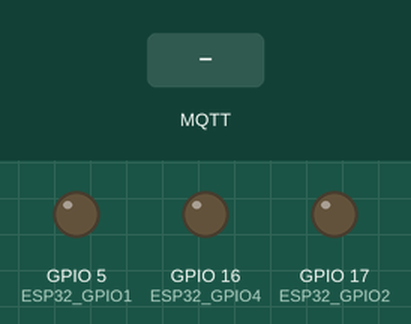
Simulated run of this sketch. Board: ESP32. Shown: output pins drawn as LEDs (lit = HIGH). Inputs (shaded band) come from the test bench. WiFi joins after 1.5 s; servers stay silent unless stated; random numbers use the default seed unless the sketch sets one; no MQTT or app messages arrive unless stated; what the sketch prints to the serial monitor is not drawn.

Above: at 3.7 s.
3.8 s: MQTT message "TAB1 OFF" arrives on the first subscribed topic
At 5.2 s:
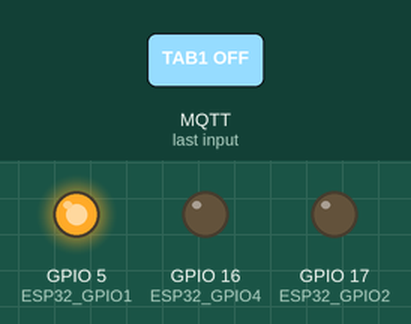
5.5 s: MQTT message "TAB2 OFF" arrives on the first subscribed topic
At 6.7 s:
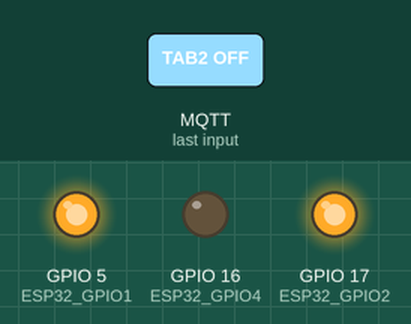
7.0 s: MQTT message "TAB1 ON" arrives on the first subscribed topic
At 8.0 s:
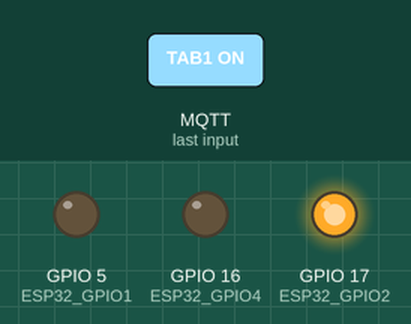
8.5 s: MQTT message "TAB3 OFF" arrives on the first subscribed topic
At 9.4 s:
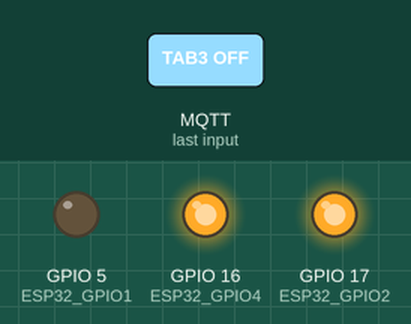
10.0 s: MQTT message "TAB2 ON" arrives on the first subscribed topic
At 10.7 s:
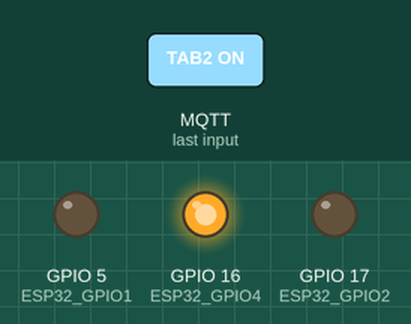
11.5 s: MQTT message "TAB3 ON" arrives on the first subscribed topic
At 12.0 s:
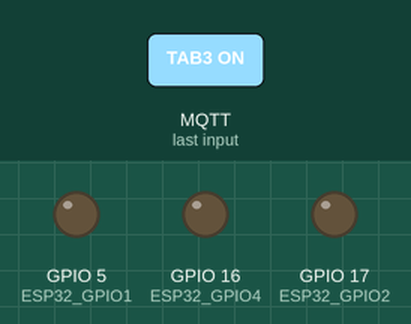
Timing chart, 0 to 14.0 s (numbered marks = the images above; inputs shaded):
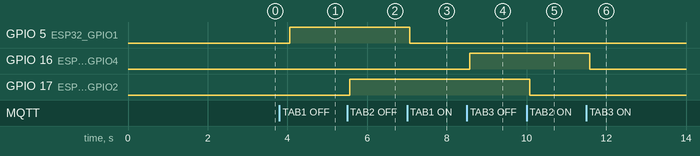

Measured:
- after the input at 3.8 s, GPIO 5 (ESP32_GPIO1): LOW → HIGH after 0.26 s
- after the input at 5.5 s, GPIO 17 (ESP32_GPIO2): LOW → HIGH after 0.07 s
- after the input at 7.0 s, GPIO 5 (ESP32_GPIO1): HIGH → LOW after 0.07 s
- after the input at 8.5 s, GPIO 16 (ESP32_GPIO4): LOW → HIGH after 0.08 s
- after the input at 10.0 s, GPIO 17 (ESP32_GPIO2): HIGH → LOW after 0.08 s
- after the input at 11.5 s, GPIO 16 (ESP32_GPIO4): HIGH → LOW after 0.09 s

The sketch:

web_embeded.ino
```cpp
#include <WiFi.h>
#include <ArduinoJson.h> //Json 사용을 위한 라이브러리
//#include <HTTPClient.h>  //HTTP 전송을 위한 라이브러리
#include <PubSubClient.h> //MQTT 사용을 위한 라이브러리

//릴레이와 연결한 IO 설정
#define ESP32_GPIO1 5
#define ESP32_GPIO2 17
#define ESP32_GPIO4 16

//WIFI 아이디, 비번 , MQTT 서버 , 포트
const char* ssid = "KT_GiGA_2G_Wave2_1123";          // your network SSID (name)
const char* pass = "ke77ff4984";                     // your network password
const char* mqttServer = "172.30.1.53";              //mqtt 설치한 기기 IP 입력
const int mqttPort = 1883;
//HTTPClient http;
WiFiClient espClient;
PubSubClient client(espClient);

//개별멀티탭 초기상태설정 , 제어를 위한 변수 설정
int stateTab1 =1;
int stateTab2 =1;
int stateTab3 = 1;
String packet1,packet2,packet3;
char msg1[50];
char msg2[50];
char msg3[50];

// AdafruitIO_feed 테스트
//AdafruitIO_Feed *counter = io.feed("first");
//AdafruitIO_Feed *counter2 = io.feed("second");
//AdafruitIO_Feed *counter4 = io.feed("third");

//WIFI 연결
void setup_wifi(){
    Serial.println();
  Serial.print("Connecting to ");
  Serial.println(ssid);
  WiFi.begin(ssid, pass);
  Serial.print(F("WiFi connected! IP address: "));
  Serial.println(WiFi.localIP());
      while (WiFi.status() != WL_CONNECTED) {
        delay(500);
        Serial.print(".");
    }

    Serial.println("");
    Serial.println("WiFi connected");
    Serial.println("IP address: ");
    Serial.println(WiFi.localIP());
}


void reconnect() {
  // Loop until we're reconnected
  while (!client.connected()) {
    Serial.print("Attempting MQTT connection...");
    // Create a random client ID
    String clientId = "ESP32Client-";
    clientId += String(random(0xffff), HEX);
    // Attempt to connect
    if (client.connect(clientId.c_str())) {
      Serial.println("connected");
      // Once connected, publish an announcement...
      // 3개의 탭을 제어하기 위해 개별의 topic을 둠
      client.publish("/kkwon57/tab1", "FROM esp32 : tab1 connect");
      client.publish("/kkwon57/tab2", "FROM esp32 : tab2 connect");
      client.publish("/kkwon57/tab3", "FROM esp32 : tab3 connect");
      // ... and resubscribe
      //제어를 위한 토픽은 하나만 있으면 됨 (받은 데이터를 분류해서 사용)
      client.subscribe("/kkwon57/tab_control");
    } else {
      Serial.print("failed, rc=");
      Serial.print(client.state());
      Serial.println(" try again in 5 seconds");
      // Wait 5 seconds before retrying
      delay(5000);
    }
  }
}


//  void handleMessage(AdafruitIO_Data *data){
//  Serial.print("received <- ");
//  Serial.println(data->value());
//  int state = data->toInt();
//  if(state==1){
//    digitalWrite(ESP32_GPIO4,LOW);
//  }else{
//    digitalWrite(ESP32_GPIO4,HIGH);
//  }
//  delay(2000);
//}

void setup() {
  // start the serial connection
  Serial.begin(115200);
  delay(1000);
  setup_wifi();
  client.setServer(mqttServer, mqttPort);
  client.setCallback(callback);

   pinMode(ESP32_GPIO1, OUTPUT);
   pinMode(ESP32_GPIO2, OUTPUT);
   pinMode(ESP32_GPIO4, OUTPUT);

    // 초기세팅은 켜짐으로, 원래 LOW 가 아니라 HIGH 가 보통인데 찾아보니 LOW 인 경우가 있고 해결방법은 딱히 없고 바꿔쓰라고 하는거 같음 ..
   digitalWrite(ESP32_GPIO1,LOW);
   digitalWrite(ESP32_GPIO2,LOW);
   digitalWrite(ESP32_GPIO4,LOW);


  // wait for serial monitor to open
//  while(! Serial);
//  Serial.print("Connecting to Adafruit IO");
//  // connect to io.adafruit.com
//  io.connect();
//   counter->onMessage(handleMessage);
//   counter2->onMessage(handleMessage);
//   counter4->onMessage(handleMessage);
//  // wait for a connection
//  while(io.status() < AIO_CONNECTED) {
//    Serial.print(".");
//    delay(500);
//  }
//   counter->get();
//   counter2->get();
//   counter4->get();
//  // we are connected
//  Serial.println();
//  Serial.println(io.statusText());
//}
  // save count to the 'counter' feed on Adafruit IO
//  Serial.print("sending -> ");
//  Serial.println(count);
//  counter->save(count);
//
//  // increment the count by 1
//  count++;
//}
}
void loop() {

  //io.run();
    if (!client.connected()) {
    reconnect();
  }
  client.loop();
  //탭 상태로 보낼 메세지 패키징 후 PUB
  packet1 = "tab1 state :   " + String(stateTab1);
  packet2 = "tab2 state :   " + String(stateTab2);
  packet3 = "tab3 state :   " + String(stateTab3);
  packet1.toCharArray(msg1, 50);
  packet2.toCharArray(msg2, 50);
  packet3.toCharArray(msg3, 50);
  client.publish("/kkwon57/tab1", msg1);
  client.publish("/kkwon57/tab2", msg2);
  client.publish("/kkwon57/tab3", msg3);
  delay(500);
}

//제어토픽으로 오는 메세지를 받아서 출력 후 분류해서 탭 제어
void callback(char* topic, byte* payload, unsigned int length) {

String Msg="";
int i=0;
while(i<length) Msg += (char)payload[i++];

if(Msg == "TAB1 OFF"){
  stateTab1 = 0;
  digitalWrite(ESP32_GPIO1,HIGH);
}else if(Msg == "TAB1 ON"){
  stateTab1 = 1;
  digitalWrite(ESP32_GPIO1,LOW);
}else {
  Serial.println("error");
}
if(Msg == "TAB2 OFF"){
  stateTab2 = 0;
  digitalWrite(ESP32_GPIO2,HIGH);
}else if(Msg == "TAB2 ON"){
  stateTab2 = 1;
  digitalWrite(ESP32_GPIO2,LOW);
}else {
  Serial.println("error");
}
if(Msg == "TAB3 OFF"){
  stateTab3 = 0;
  digitalWrite(ESP32_GPIO4,HIGH);
}else if(Msg == "TAB3 ON"){
  stateTab3 = 1;
  digitalWrite(ESP32_GPIO4,LOW);
}else {
  Serial.println("error");
}
}
```
